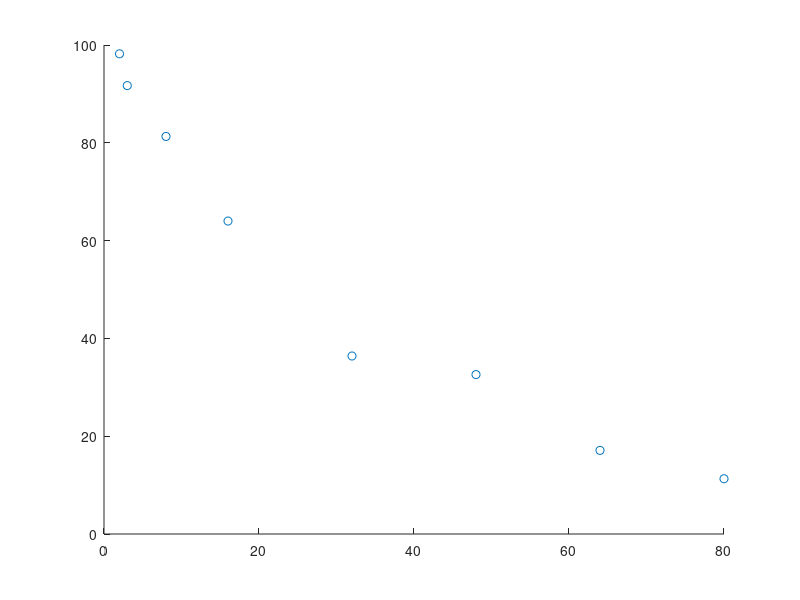

Here is the MATLAB script that generated this plot: (Note: this script raises an error after producing the figure.)
% Data Analysis 2020
% Chapter 5 Excerise 6
% Non linear regression
% Nick Kaparinos
clc;
clear;

data = [1 2 98.2;2 3 91.7;3 8 81.3;4 16 64.0; 5 32 36.4;6 48 32.6;7 64 17.1;8 80 11.3];

X = data(:,2);
Y = data(:,3);

% A
% Data Scatterplot
figure(100)
scatter(X,Y)

% Functions
% 1 Power
power = @(b,x)( b(1)*x.^(b(2)) );
% 2 exponential
%exponential = @(b,x)( b(1)*exp(b(2)*x) );
% 2 logarithmic
logarithmic = @(b,x)( b(1)+b(2)*log(x));
% 3 inverse
inverse = @(b,x)( b(1) + b(2)./x);

functions = {power ; logarithmic; inverse};
functionNames = ["Power" ; "Logarithmic"; "Inverse"];
mse = zeros(length(functions),1);

for i = 1:length(functions)
% Calculate non linear regression model
beta0 = [2 ; 2];
model = fitnlm(X,Y,functions{i},beta0);
mse(i) = model.MSE;

beta = table2array(model.Coefficients);
beta = beta(:,1);
pred = functions{i}(beta,X);

% Plot data and regression
figure(i)
scatter(X,Y)
hold on;
plot(X,pred)
title(strcat(functionNames(i)," regression"));

% Plot diagnostic plot of standardised error
ei_standard = (Y - pred)/mse(i);
figure(i*10)
scatter(Y,ei_standard);
hold on;
plot(Y,repmat(2,1,8));
hold on;
plot(Y,repmat(-2,1,8));
title(strcat(functionNames(i)," regression standardised error"));
end


